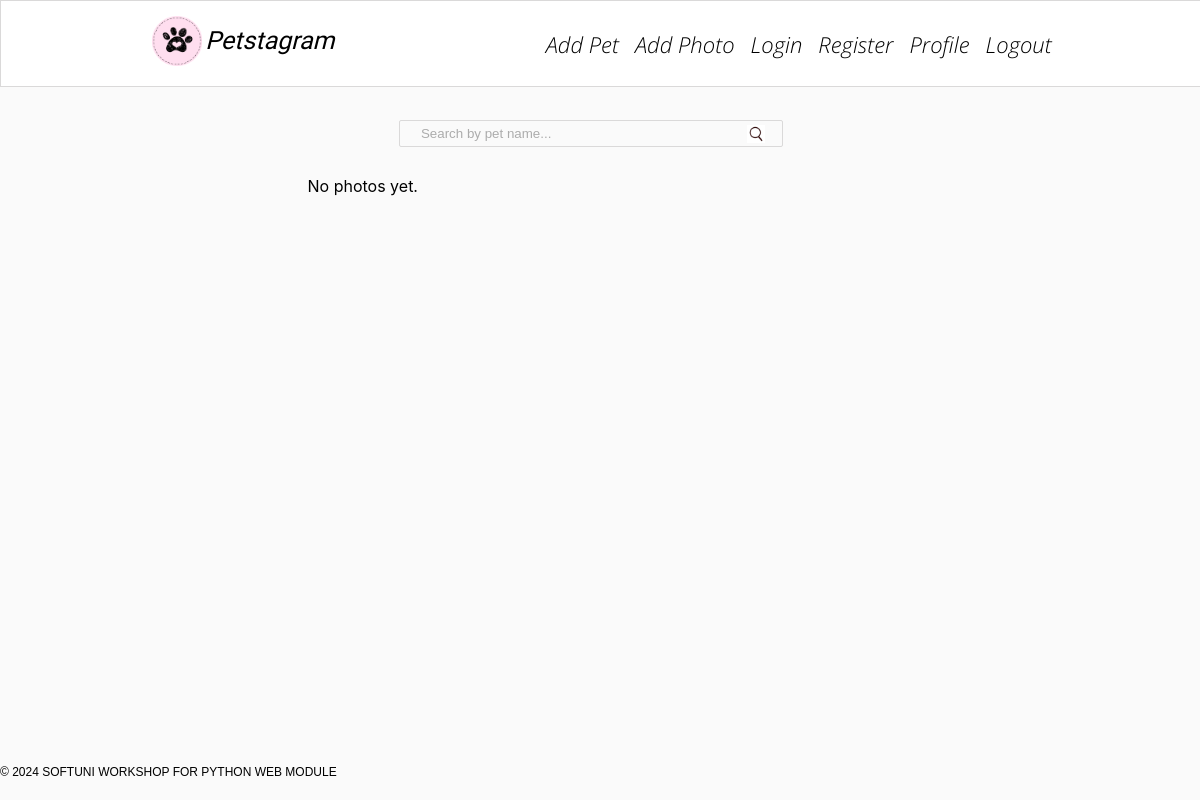
The app's page /, older data.
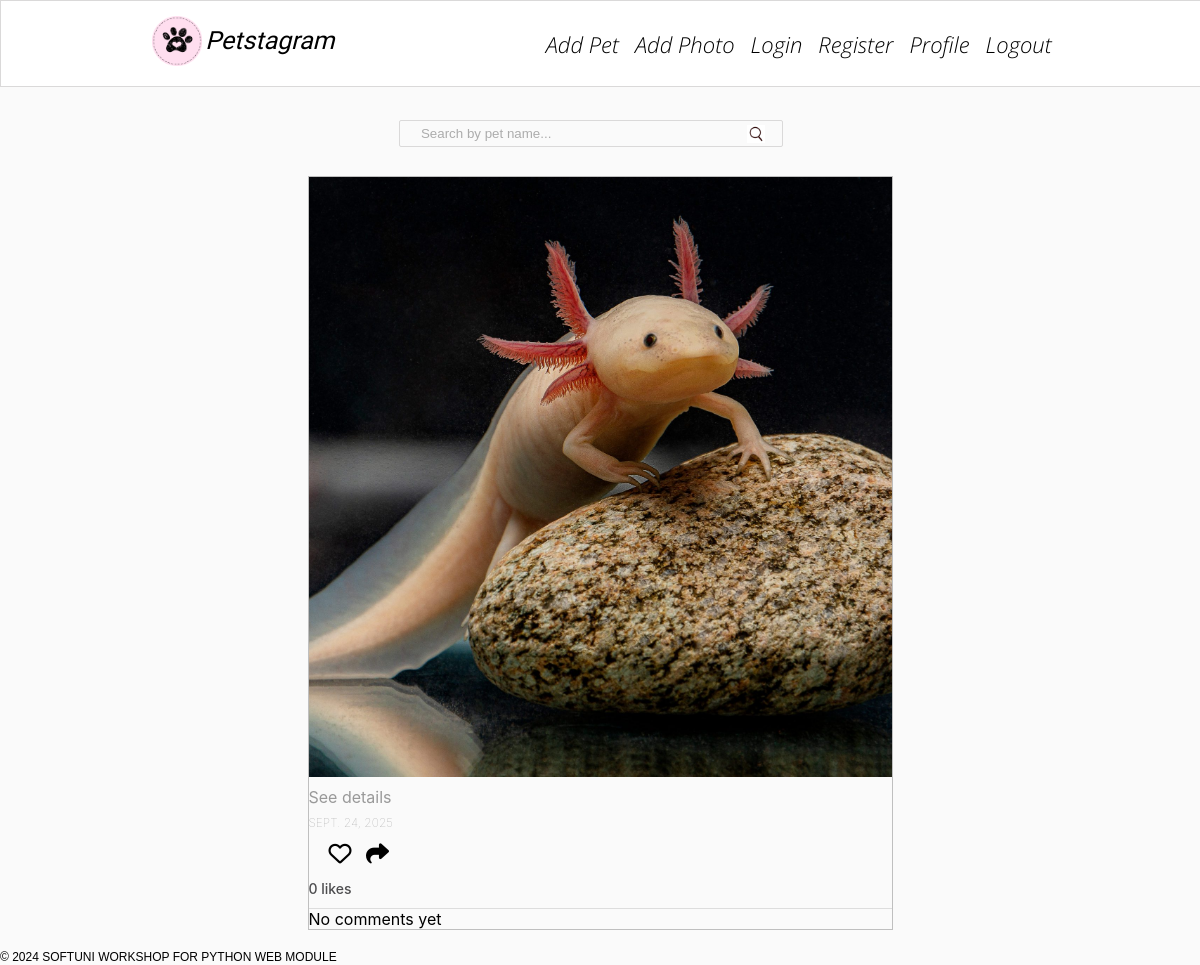
The same page, newer data.
### petstagram/photos/models.py (models this page shows)
class Photo(models.Model):
    photo = models.ImageField(upload_to='photos/',
    validators=(validate_file_size,),
    blank=True,
    null=True,)
    description = models.TextField(
        max_length=300,
        validators=(MinLengthValidator(10),),
        blank=True, null=True,
    )
    location = models.CharField(max_length=30, blank=True, null=True)
    tagged_pets = models.ManyToManyField(Pet, blank=True)
    date_of_publication = models.DateField(auto_now=True)

### petstagram/common/views.py (the view)
# urls.py: path('', views.show_home_view, name='home'),
def show_home_view(request):
    all_photos = Photo.objects.all()
    context = {
        'all_photos': all_photos,
    }
    return render(request, template_name='common/home-page.html', context=context)

### templates/common/home-page.html (shortened to what this page needs)
{% extends 'base.html' %}
{% load static %}
{% block content %}
<div class="container">
  <div class="col-9">
    <form class="searchbar" method="post">
      <input type="text" placeholder="Search by pet name...">
    </form>
    {% include 'common/pet-posts.html' %}
  </div>
</div>
{% endblock %}

### templates/base.html (shortened to what this page needs)
{% load static %}
<!DOCTYPE html>
<html lang="en">
<head>
    <link rel="stylesheet" href="{% static 'css/styles.css' %}">
    <link rel="stylesheet" href="https://cdnjs.cloudflare.com/ajax/libs/font-awesome/6.5.1/css/all.min.css"
 />
</head>
<body>
    <header>
        <nav class="navbar">
            <div class="container">
                <div class="logo">
                    <a href="#">
                        <img width="50px" src="{% static 'images/free-30-instagram-stories-icons23_122570.png' %}"
                            alt="img1">
                    </a>
                    <a class="home" href="{% url 'home' %}">
                        <i>Petstagram</i>
                    </a>
                </div>
                <div class="nav-links">
                    <ul class="nav-group">
                        <li class="nav-item">
                            <a href="{% url 'pet-add' %}">
                                <i>Add Pet</i>
                            </a>
                        </li>
                        <li class="nav-item">
                            <a href="{% url 'photo-add' %}">
                                <i>Add Photo</i>
                            </a>
                        </li>
                        <li class="nav-item">
                            <a href="{% url 'login' %}">
                                <i>Login</i>
                            </a>
                        </li>
                        <li class="nav-item">
                            <a href="{% url 'register' %}">
                                <i>Register</i>
                            </a>
                        </li>
                        <li class="nav-item">
                            <a href="#">
                                <i>Profile</i>
                            </a>
                        </li>
                        <li class="nav-item">
                            <a href="#">
                                <i>Logout</i>
                            </a>
                        </li>
                    </ul>
                </div>
            </div>
        </nav>
    </header>
    <main>
        {% block content %}
        {% endblock %}
    </main>
    <footer class="footer">
        <span class="footer-section">
            © 2024 SOFTUNI WORKSHOP FOR PYTHON WEB MODULE
        </span>
    </footer>
</body>
</html>

### templates/common/pet-posts.html (shortened to what this page needs)
{% for photo in all_photos %}
<div class="card">
  <article class="post" id="photo-{{ photo.id }}">
    <div class="imgBx">
      <img src="{{ photo.photo.url }}" alt="post" class="cover">
    </div>
    <a class="detailsLink" href="{% url 'photo-details' photo.pk %}">
      <h4 class="details">See details</h4>
    </a>
    <h5 class="postTime">{{ photo.date_of_publication }}</h5>
    <div class="bottom">
      <div class="actionBtns">
        <div class="left">
          <span class="heart">
            <a href="{% url 'like' photo.id %}">
              {% if photo.like_set.all %}
              <i class="fa-solid fa-heart" style="color:#ed4040;"></i>
              {% else %}
              <i class="fa-regular fa-heart"></i>
              {% endif %}
            </a>
          </span>
          <a class="share" href="{% url 'share' photo.id %}">
            <i class="fa-solid fa-share"></i>
          </a>
        </div>
      </div>
    </div>
    <span class="likes">{{ photo.like_set.count }} likes</span>
    <div class="comments">
      {% for comment in photo.comments.all %}
      <p><b>Comment:</b> {{ comment.text }}</p>
      {% empty %}
      <p>No comments yet</p>
      {% endfor %}
    </div>
  </article>
  {% empty %}
  <p>No photos yet.</p>
</div>
{% endfor %}

### static/css/home.css (style rules this page uses)
* { margin: 0; padding: 0; box-sizing: border-box; }
body { font-family: -apple-system, system-ui, "Segoe UI", Roboto, Oxygen, Ubuntu, Cantarell, "Open Sans", "Helvetica Neue", sans-serif; background: #fafafa; min-height: 100vh; }
.navbar { position: fixed; z-index: 100000; display: flex; align-items: center; justify-content: center; background: rgb(255, 255, 255); width: 101%; border: 1px solid rgb(218, 217, 217); font-family: "Open Sans", sans-serif; }
.container { padding: 15px 0; width: 75%; display: flex; align-items: center; justify-content: space-between; }
.container a { color: #403e3e; }
.container .logo { display: flex; cursor: pointer; }
.searchbar { width: -10%; margin: 0 18% 5% 0; text-align: end; }
.searchbar input { background-color: #fafafa; width: 80%; padding: 5px 5px 5px 0; text-indent: 21px; outline: none; border: 1px solid rgb(218, 217, 217); border-radius: 2px; color: rgb(77, 77, 77); }
.searchbar input::placeholder { font-weight: lighter; color: rgb(172, 172, 172); }
.home { font-size: 25px; margin: 10px 0 0 3px; color: black; font-family: 'Indie Flower', cursive; }
.nav-links { font-weight: lighter; color: rgb(172, 172, 172); }
.nav-group .nav-item { list-style-type: none; margin: 0 8px; }
.nav-group .nav-item a { font-size: 22px; display: block; color: black; }
.nav-group { display: flex; align-items: center; justify-content: center; }
main { width: 100%; min-height: 95vh; display: flex; justify-content: center; }
main .container { position: relative; margin-top: 60px; width: 75%; display: flex; align-items: flex-start; justify-content: space-between; }
.col-9 { width: 65%; margin: 5% auto; margin-bottom: -20px; }
.col-9 .card { margin-bottom: 20px; position: relative; width: 100%; display: inline-block; border: 1px solid rgba(7, 7, 7, 0.24); }
.col-9 .card .bottom { padding: 10px 20px; }
.cover { position: absolute; top: 0; left: 0; width: 100%; height: 100%; object-fit: cover; }
.imgBx { position: relative; width: 100%; min-height: 600px; }
.actionBtns { display: flex; justify-content: space-between; align-items: center; font-size: 23px; }
.actionBtns i { cursor: pointer; }
.actionBtns .left i { margin-right: 8px; }
.likes { font-weight: 500; margin-top: 5px; font-size: 14px; cursor: default; color: #4d4d4f; }
.details { margin-top: 10px; font-weight: 400; color: #999; }
.postTime { margin-top: 8px; font-weight: lighter; cursor: default; color: rgb(163, 163, 163); font-size: 12px; text-transform: uppercase; }
a { text-decoration: none; }
i { color: black; }
.footer .footer-section { position: relative; width: 100%; font-size: 12px; font-family: sans-serif; z-index: -2; }

### static/css/photoDetails.css (style rules this page uses)
.comments { display: flex; margin-top: 10px; border-top: 1px solid #ddd; }

Row changes from the older to the newer data that the page shows:
added Photo: photo (picture), date_of_publication "SEPT. 24, 2025", like_set.count "0"
Text that changed along with them:
text no longer shown: "No photos yet."
